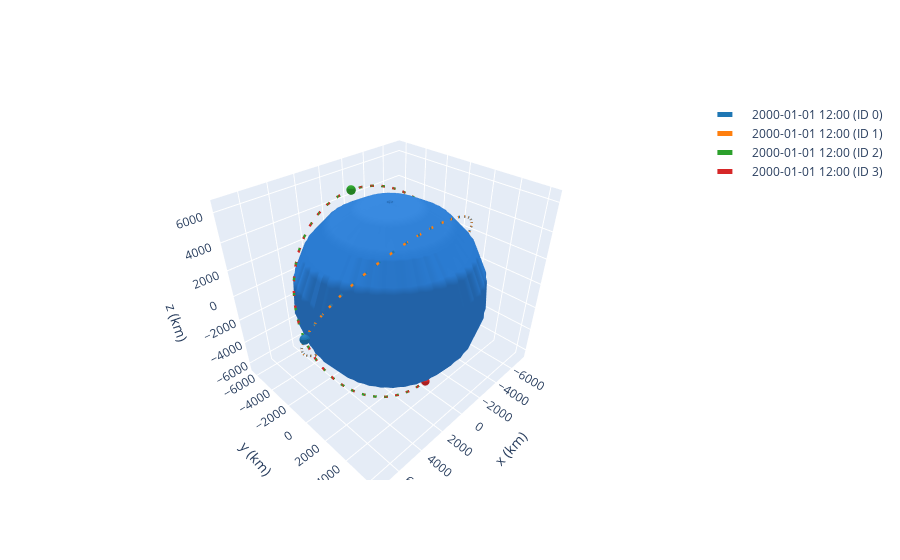

This figure's notebook cell:
### Code cell
op = walkerSim.initConstellation.plot_sats([0,1,2,3])
op.show()

### Figure 1 — Plotly figure (JSON) as saved in the notebook; plotly's stock layout.template omitted (floating-point values rounded to 4 significant figures; data arrays with more than 128 entries replaced by an {"elided": "..."} marker saying what was removed)
{"data": [{"cauto": false, "cmax": 1, "cmin": 1, "colorscale": [[0, "#2a7bd1"], [1, "#2a7bd1"]], "name": "Earth", "showscale": false, "type": "surface", "x": {"elided": "20x20 float values"}, "y": {"elided": "20x20 float values"}, "z": {"elided": "20x20 float values"}}, {"line": {"color": "rgb(31, 119, 180)", "dash": "dash", "width": 5}, "mode": "lines", "name": "2000-01-01 12:00 (ID 0)", "type": "scatter3d", "x": {"elided": "150 float values"}, "y": {"elided": "150 float values"}, "z": {"elided": "150 float values"}}, {"cauto": false, "cmax": 1, "cmin": 1, "colorscale": [[0, "rgb(31, 119, 180)"], [1, "rgb(31, 119, 180)"]], "name": "2000-01-01 12:00 (ID 0)", "showscale": false, "type": "surface", "x": {"elided": "20x20 float values"}, "y": {"elided": "20x20 float values"}, "z": {"elided": "20x20 float values"}}, {"cauto": false, "cmax": 1, "cmin": 1, "colorscale": [[0, "#2a7bd1"], [1, "#2a7bd1"]], "name": "Earth", "showscale": false, "type": "surface", "x": {"elided": "20x20 float values"}, "y": {"elided": "20x20 float values"}, "z": {"elided": "20x20 float values"}}, {"cauto": false, "cmax": 1, "cmin": 1, "colorscale": [[0, "#2a7bd1"], [1, "#2a7bd1"]], "name": "Earth", "showscale": false, "type": "surface", "x": {"elided": "20x20 float values"}, "y": {"elided": "20x20 float values"}, "z": {"elided": "20x20 float values"}}, {"line": {"color": "rgb(255, 127, 14)", "dash": "dash", "width": 5}, "mode": "lines", "name": "2000-01-01 12:00 (ID 1)", "type": "scatter3d", "x": {"elided": "150 float values"}, "y": {"elided": "150 float values"}, "z": {"elided": "150 float values"}}, {"cauto": false, "cmax": 1, "cmin": 1, "colorscale": [[0, "rgb(255, 127, 14)"], [1, "rgb(255, 127, 14)"]], "name": "2000-01-01 12:00 (ID 1)", "showscale": false, "type": "surface", "x": {"elided": "20x20 float values"}, "y": {"elided": "20x20 float values"}, "z": {"elided": "20x20 float values"}}, {"cauto": false, "cmax": 1, "cmin": 1, "colorscale": [[0, "#2a7bd1"], [1, "#2a7bd1"]], "name": "Earth", "showscale": false, "type": "surface", "x": {"elided": "20x20 float values"}, "y": {"elided": "20x20 float values"}, "z": {"elided": "20x20 float values"}}, {"cauto": false, "cmax": 1, "cmin": 1, "colorscale": [[0, "#2a7bd1"], [1, "#2a7bd1"]], "name": "Earth", "showscale": false, "type": "surface", "x": {"elided": "20x20 float values"}, "y": {"elided": "20x20 float values"}, "z": {"elided": "20x20 float values"}}, {"line": {"color": "rgb(44, 160, 44)", "dash": "dash", "width": 5}, "mode": "lines", "name": "2000-01-01 12:00 (ID 2)", "type": "scatter3d", "x": {"elided": "150 float values"}, "y": {"elided": "150 float values"}, "z": {"elided": "150 float values"}}, {"cauto": false, "cmax": 1, "cmin": 1, "colorscale": [[0, "rgb(44, 160, 44)"], [1, "rgb(44, 160, 44)"]], "name": "2000-01-01 12:00 (ID 2)", "showscale": false, "type": "surface", "x": {"elided": "20x20 float values"}, "y": {"elided": "20x20 float values"}, "z": {"elided": "20x20 float values"}}, {"cauto": false, "cmax": 1, "cmin": 1, "colorscale": [[0, "#2a7bd1"], [1, "#2a7bd1"]], "name": "Earth", "showscale": false, "type": "surface", "x": {"elided": "20x20 float values"}, "y": {"elided": "20x20 float values"}, "z": {"elided": "20x20 float values"}}, {"cauto": false, "cmax": 1, "cmin": 1, "colorscale": [[0, "#2a7bd1"], [1, "#2a7bd1"]], "name": "Earth", "showscale": false, "type": "surface", "x": {"elided": "20x20 float values"}, "y": {"elided": "20x20 float values"}, "z": {"elided": "20x20 float values"}}, {"line": {"color": "rgb(214, 39, 40)", "dash": "dash", "width": 5}, "mode": "lines", "name": "2000-01-01 12:00 (ID 3)", "type": "scatter3d", "x": {"elided": "150 float values"}, "y": {"elided": "150 float values"}, "z": {"elided": "150 float values"}}, {"cauto": false, "cmax": 1, "cmin": 1, "colorscale": [[0, "rgb(214, 39, 40)"], [1, "rgb(214, 39, 40)"]], "name": "2000-01-01 12:00 (ID 3)", "showscale": false, "type": "surface", "x": {"elided": "20x20 float values"}, "y": {"elided": "20x20 float values"}, "z": {"elided": "20x20 float values"}}, {"cauto": false, "cmax": 1, "cmin": 1, "colorscale": [[0, "#2a7bd1"], [1, "#2a7bd1"]], "name": "Earth", "showscale": false, "type": "surface", "x": {"elided": "20x20 float values"}, "y": {"elided": "20x20 float values"}, "z": {"elided": "20x20 float values"}}, {"cauto": false, "cmax": 1, "cmin": 1, "colorscale": [[0, "#2a7bd1"], [1, "#2a7bd1"]], "name": "Earth", "showscale": false, "type": "surface", "x": {"elided": "20x20 float values"}, "y": {"elided": "20x20 float values"}, "z": {"elided": "20x20 float values"}}], "layout": {"autosize": true, "scene": {"aspectmode": "data", "xaxis": {"title": {"text": "x (km)"}}, "yaxis": {"title": {"text": "y (km)"}}, "zaxis": {"title": {"text": "z (km)"}}}}}
